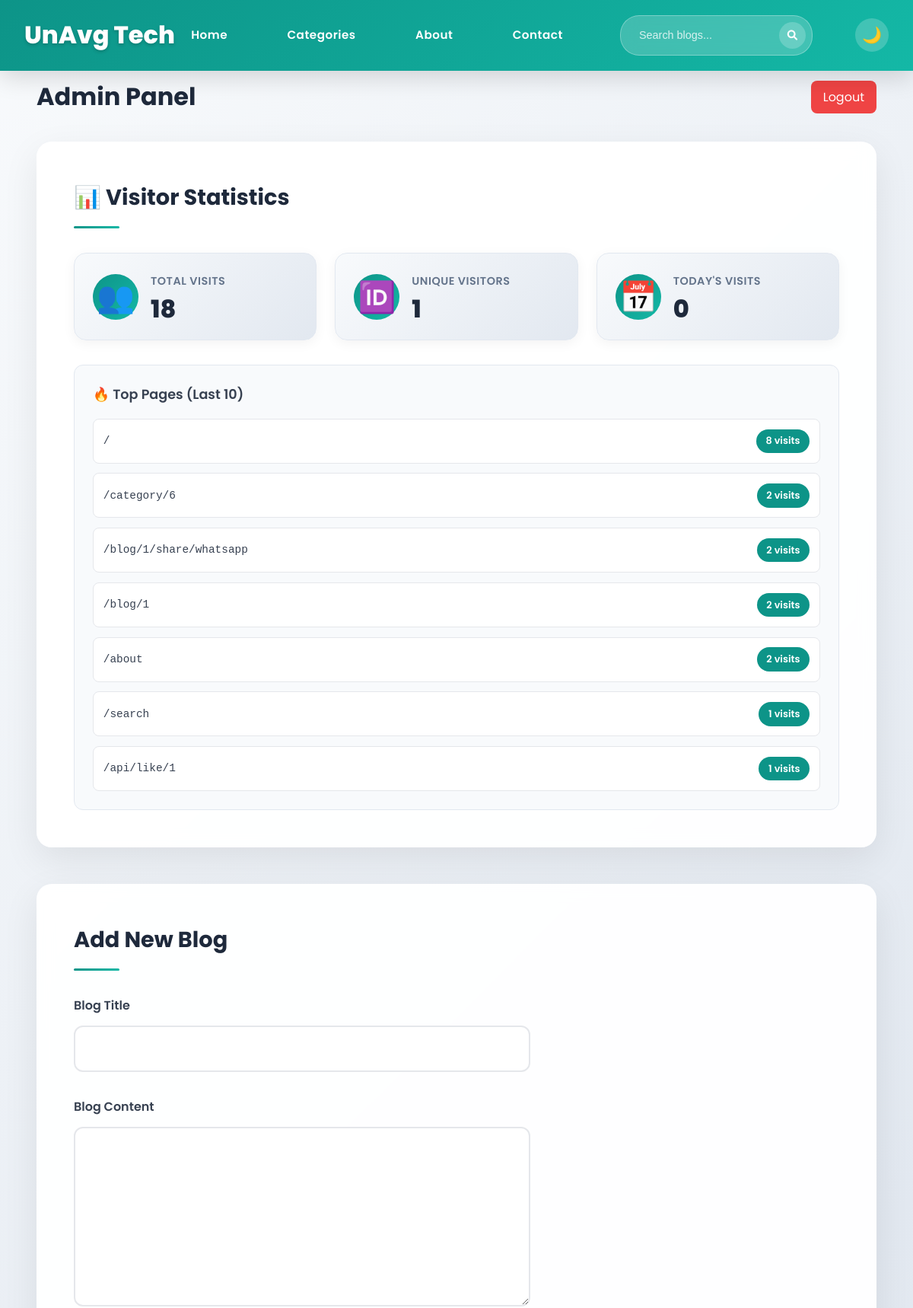
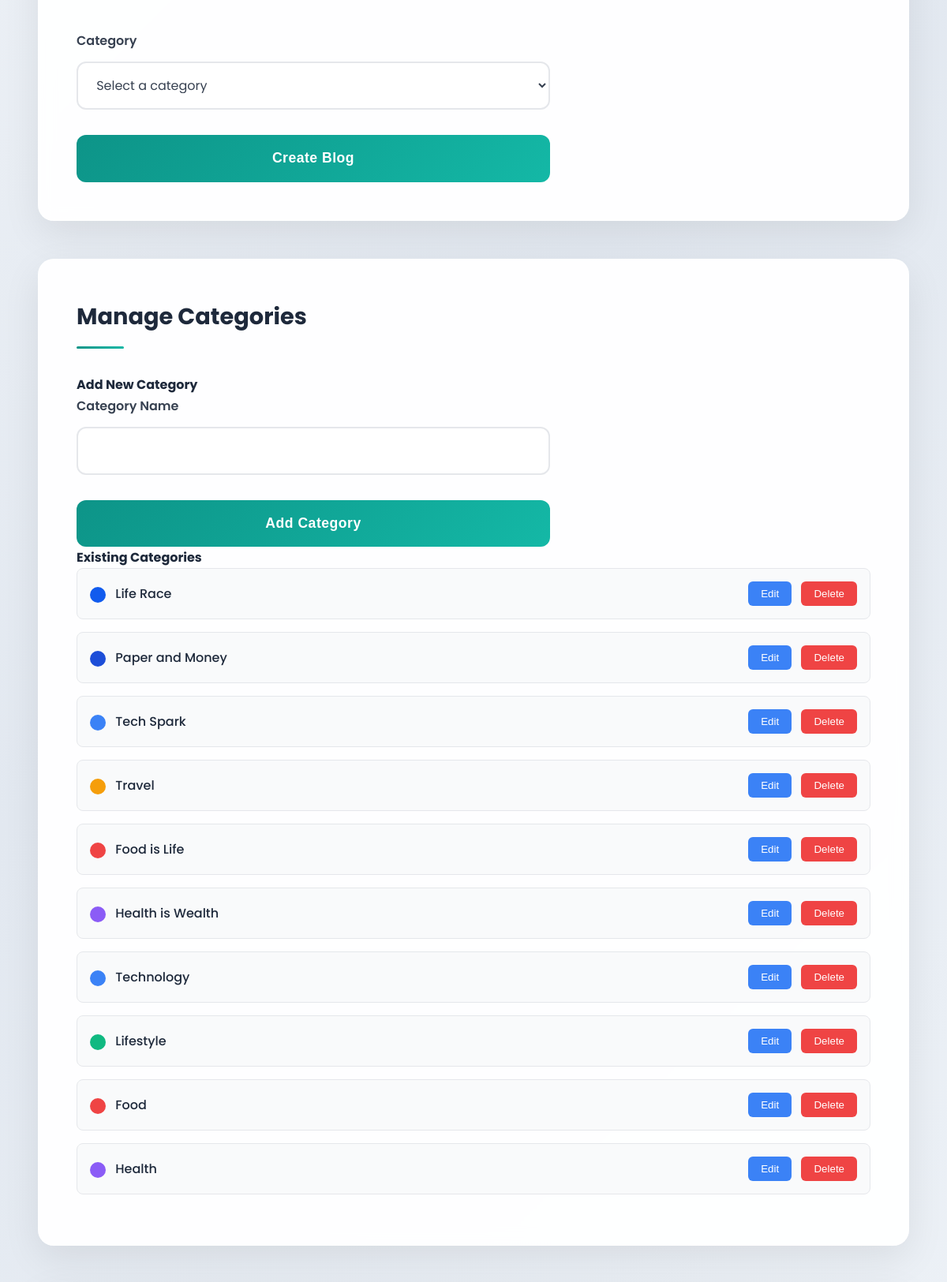
The page /admin (signed in, upper part) on the database its author committed (2 pictures, top to bottom).
### tables this page shows
CREATE TABLE categories (id INTEGER PRIMARY KEY, name TEXT UNIQUE, color TEXT);

### app.py (the view)
@app.route('/admin')
def admin_panel():
    if not session.get('admin'):
        return redirect(url_for('admin_login'))
    conn = get_db_connection()
    cursor = conn.cursor()
    cursor.execute('SELECT * FROM categories ORDER BY id')
    categories = cursor.fetchall()
    cursor.execute('''
        SELECT b.*, c.name as category_name
        FROM blogs b
        JOIN categories c ON b.category_id = c.id
        ORDER BY b.created_at DESC
    ''')
    blogs = cursor.fetchall()
    cursor.execute('SELECT * FROM contacts ORDER BY created_at DESC')
    contacts = cursor.fetchall()
    cursor.execute('SELECT COUNT(*) as total_visits FROM visitors')
    total_visits = cursor.fetchone()['total_visits']
    cursor.execute('SELECT COUNT(DISTINCT ip_address) as unique_visitors FROM visitors')
    unique_visitors = cursor.fetchone()['unique_visitors']
    cursor.execute('SELECT COUNT(*) as today_visits FROM visitors WHERE DATE(visited_at) = DATE("now")')
    today_visits = cursor.fetchone()['today_visits']
    cursor.execute('''
        SELECT page, COUNT(*) as visits
        FROM visitors
        GROUP BY page
        ORDER BY visits DESC
        LIMIT 10
    ''')
    top_pages = cursor.fetchall()
    conn.close()
    visitor_stats = {
        'total_visits': total_visits,
        'unique_visitors': unique_visitors,
        'today_visits': today_visits,
        'top_pages': top_pages
    }
    return render_template('admin.html',
                         categories=categories,
                         blogs=blogs,
                         contacts=contacts,
                         visitor_stats=visitor_stats)

### app.py (called while the page is built, shortened)
def get_db_connection():
    conn = sqlite3.connect('database.db')
    conn.row_factory = sqlite3.Row
    return conn

@app.before_request
def track_visitor():
    if request.path.startswith('/admin') or request.path.startswith('/static'):
        return

### UnAvgTech-Deploy/templates/admin.html (shortened to what this page needs)
{% extends "base.html" %}
{% block content %}
<div class="admin-container">
    <div class="admin-header">
        <h1>Admin Panel</h1>
        <a href="/admin/logout" class="logout-btn">Logout</a>
    </div>
    <div class="admin-section">
        <h3>📊 Visitor Statistics</h3>
        <div class="stats-grid">
            <div class="stat-card">
                <div class="stat-icon">👥</div>
                <div class="stat-content">
                    <h4>Total Visits</h4>
                    <p class="stat-number">{{ visitor_stats.total_visits }}</p>
                </div>
            </div>
            <div class="stat-card">
                <div class="stat-icon">🆔</div>
                <div class="stat-content">
                    <h4>Unique Visitors</h4>
                    <p class="stat-number">{{ visitor_stats.unique_visitors }}</p>
                </div>
            </div>
            <div class="stat-card">
                <div class="stat-icon">📅</div>
                <div class="stat-content">
                    <h4>Today's Visits</h4>
                    <p class="stat-number">{{ visitor_stats.today_visits }}</p>
                </div>
            </div>
        </div>
        <div class="top-pages-section">
            <h4>🔥 Top Pages (Last 10)</h4>
            <div class="top-pages-list">
                {% for page in visitor_stats.top_pages %}
                <div class="page-stat">
                    <span class="page-name">{{ page.page }}</span>
                    <span class="page-visits">{{ page.visits }} visits</span>
                </div>
                {% endfor %}
            </div>
        </div>
      </div>
    <div class="admin-section">
        <h3>Add New Blog</h3>
        <form method="POST" action="/admin/add_blog" class="admin-form">
            <div class="form-group">
                <label for="title" class="form-label">Blog Title</label>
                <input type="text" id="title" name="title" class="form-input" required>
          </div>
            <div class="form-group">
                <label for="content" class="form-label">Blog Content</label>
                <textarea id="content" name="content" class="form-textarea" rows="8" required></textarea>
          </div>
            <div class="form-group">
                <label for="category" class="form-label">Category</label>
                <select id="category" name="category" class="form-input" required>
                    <option value="">Select a category</option>
            </select>
          </div>
            <button type="submit" class="submit-btn">Create Blog</button>
        </form>
    </div>
    <div class="admin-section">
        <h3>Manage Categories</h3>
        <div class="category-form">
            <h4>Add New Category</h4>
            <form method="POST" action="/admin/add_category" class="admin-form">
                <div class="form-group">
                    <label for="cat_name" class="form-label">Category Name</label>
                    <input type="text" id="cat_name" name="name" class="form-input" required>
                </div>
                <button type="submit" class="submit-btn">Add Category</button>
            </form>
        </div>
        <div class="category-list">
            <h4>Existing Categories</h4>
            {% for category in categories %}
            <div class="category-item">
                <div class="category-info">
                    <span class="category-color" style="background-color: {{ category.color }};"></span>
                    <span class="category-name">{{ category.name }}</span>
                </div>
                <div class="category-actions">
                    <button onclick="editCategory({{ category.id }}, '{{ category.name }}')" class="edit-btn">Edit</button>
                    <form method="POST" action="/admin/delete_category" style="display: inline;">
                        <button type="submit" class="delete-btn" onclick="return confirm('Are you sure you want to delete this category?')">Delete</button>
                    </form>
                </div>
            </div>
            {% endfor %}
        </div>
  </div>
</div>
{% endblock %}

### UnAvgTech-Deploy/static/css/style.css (style rules this page uses)
* { margin: 0; padding: 0; box-sizing: border-box; }
body { font-family: 'Poppins', sans-serif; background: linear-gradient(135deg, #f8fafc 0%, #e2e8f0 50%, #f1f5f9 100%); color: #1e293b; line-height: 1.7; min-height: 100vh; transition: all 0.3s ease; }
.form-group { margin-bottom: 2rem; }
.form-label { display: block; margin-bottom: 0.8rem; font-weight: 600; color: #374151; transition: color 0.3s ease; font-size: 1rem; }
.form-input, .form-textarea { width: 100%; padding: 1rem 1.2rem; border: 2px solid #e5e7eb; border-radius: 12px; font-size: 1rem; transition: all 0.3s ease; font-family: inherit; background: rgba(255, 255, 255, 0.8); color: #374151; }
.form-textarea { resize: vertical; min-height: 140px; }
.submit-btn { background: linear-gradient(135deg, #0d9488 0%, #14b8a6 100%); color: white; padding: 1.2rem 2.5rem; border: none; border-radius: 12px; font-size: 1.1rem; font-weight: 600; cursor: pointer; transition: all 0.3s ease; width: 100%; letter-spacing: 0.5px; }
.admin-container { max-width: 1400px; margin: 100px auto 0; padding: 0 3rem; }
.admin-section { background: rgba(255, 255, 255, 0.95); padding: 3rem; border-radius: 20px; box-shadow: 0 16px 48px rgba(0, 0, 0, 0.08); margin-bottom: 3rem; transition: all 0.3s ease; backdrop-filter: blur(10px); border: 1px solid rgba(255, 255, 255, 0.3); }
.admin-section h3 { color: #1e293b; margin-bottom: 2rem; font-size: 1.8rem; transition: color 0.3s ease; font-weight: 700; position: relative; padding-bottom: 1rem; }
.admin-section h3::after { content: ''; position: absolute; bottom: 0; left: 0; width: 60px; height: 3px; background: linear-gradient(135deg, #0d9488 0%, #14b8a6 100%); border-radius: 2px; }

### UnAvgTech-Deploy/templates/admin.html (style rules this page uses)
.admin-header { display: flex; justify-content: space-between; align-items: center; margin-bottom: 2rem; }
.logout-btn { background: #ef4444; color: white; padding: 0.5rem 1rem; border-radius: 8px; text-decoration: none; transition: all 0.3s ease; }
.admin-form { max-width: 600px; }
.category-item, .blog-item, .contact-item { display: flex; justify-content: space-between; align-items: center; padding: 1rem; border: 1px solid #e5e7eb; border-radius: 8px; margin-bottom: 1rem; background: #f9fafb; }
.category-info, .blog-info, .contact-info { flex: 1; }
.category-color { display: inline-block; width: 20px; height: 20px; border-radius: 50%; margin-right: 0.5rem; vertical-align: middle; }
.category-name { font-weight: 500; }
.edit-btn, .delete-btn { padding: 0.5rem 1rem; border: none; border-radius: 6px; cursor: pointer; margin-left: 0.5rem; transition: all 0.2s ease; }
.edit-btn { background: #3b82f6; color: white; }
.delete-btn { background: #ef4444; color: white; }
.stats-grid { display: grid; grid-template-columns: repeat(auto-fit, minmax(250px, 1fr)); gap: 1.5rem; margin-bottom: 2rem; }
.stat-card { background: linear-gradient(135deg, #f8fafc 0%, #e2e8f0 100%); border: 1px solid #e2e8f0; border-radius: 16px; padding: 1.5rem; display: flex; align-items: center; gap: 1rem; transition: all 0.3s ease; box-shadow: 0 4px 16px rgba(0, 0, 0, 0.05); }
.stat-icon { font-size: 2.5rem; width: 60px; height: 60px; display: flex; align-items: center; justify-content: center; background: linear-gradient(135deg, #0d9488 0%, #14b8a6 100%); border-radius: 50%; color: white; }
.stat-content h4 { margin: 0 0 0.5rem 0; color: #64748b; font-size: 0.9rem; font-weight: 600; text-transform: uppercase; letter-spacing: 0.5px; }
.stat-number { margin: 0; font-size: 2rem; font-weight: 800; color: #1e293b; line-height: 1; }
.top-pages-section { background: #f8fafc; border-radius: 12px; padding: 1.5rem; border: 1px solid #e2e8f0; }
.top-pages-section h4 { margin: 0 0 1rem 0; color: #374151; font-size: 1.1rem; font-weight: 600; }
.top-pages-list { display: flex; flex-direction: column; gap: 0.8rem; }
.page-stat { display: flex; justify-content: space-between; align-items: center; padding: 0.8rem; background: white; border-radius: 8px; border: 1px solid #e5e7eb; transition: all 0.2s ease; }
.page-name { font-weight: 500; color: #374151; font-family: monospace; font-size: 0.9rem; }
.page-visits { background: #0d9488; color: white; padding: 0.3rem 0.8rem; border-radius: 20px; font-size: 0.8rem; font-weight: 600; }

### rows shown on the page
categories: name "Life Race"
categories: name "Paper and Money"
categories: name "Tech Spark"
categories: name "Travel"
categories: name "Food is Life"
categories: name "Health is Wealth"
categories: name "Technology"
categories: name "Lifestyle"
categories: name "Food"
categories: name "Health"

### other values the page prints
{{ visitor_stats.total_visits }} "18"
{{ visitor_stats.unique_visitors }} "1"
{{ visitor_stats.today_visits }} "0"
{{ page.page }} "/" "/category/6" "/blog/1/share/whatsapp" "/blog/1" "/about" "/search" "/api/like/1"
{{ page.visits }} "8" "2" "2" "2" "2" "1" "1"
